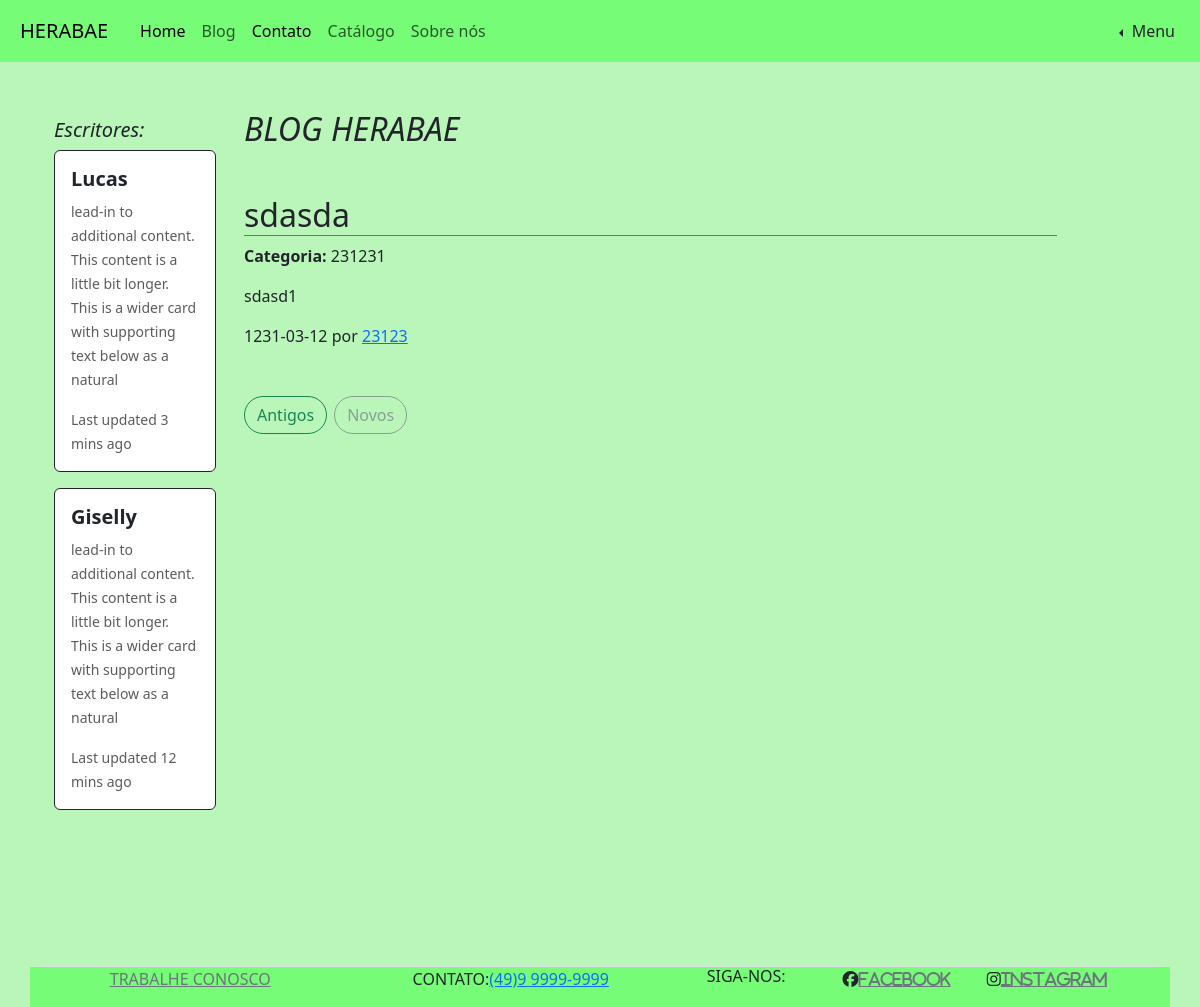
The app's page /php/pages/blog.php (signed in), older data.
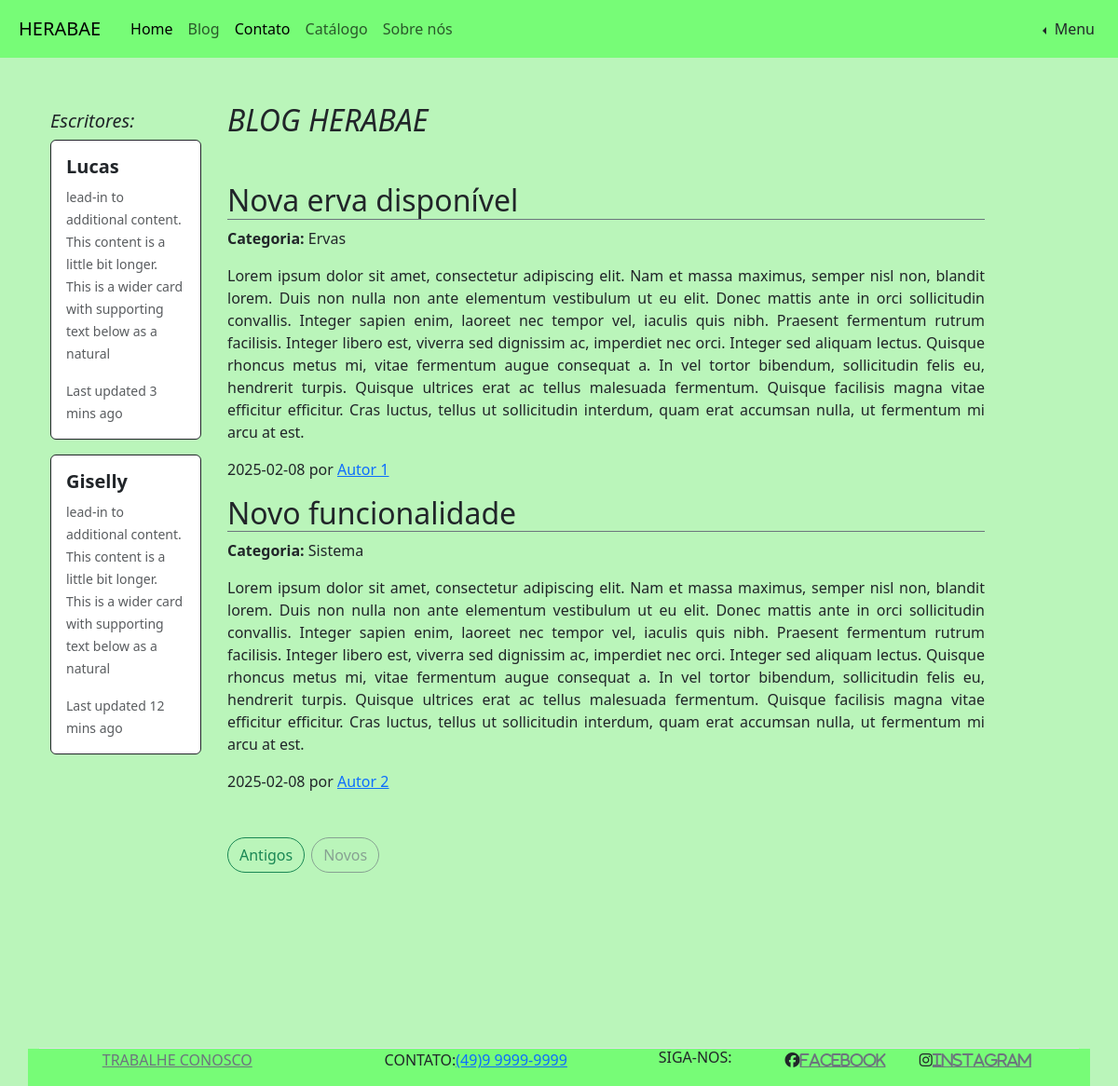
The same page, newer data.
### tables this page shows
CREATE TABLE IF NOT EXISTS `post` (
  `id` int NOT NULL AUTO_INCREMENT,
  `name` varchar(50) NOT NULL DEFAULT '',
  `description` text NOT NULL,
  `date` date NOT NULL,
  `category` varchar(50) NOT NULL DEFAULT '',
  `author` varchar(50) NOT NULL DEFAULT '',
  PRIMARY KEY (`id`)
);

### php/admin/db.class.php (called while the page is built, shortened)
<?php
class db
{
    private $host = "localhost";
    private $user = "root";
    private $password = "";
    private $port = "3306";
    private $table_name;
    private $dbname = "db_site_venda_ervas";
    public function __construct($table_name)
    {
        $this->table_name = $table_name;
    }
    function conn()
    {
        try {
            $conn = new PDO(
                "mysql:host=$this->host;dbname=$this->dbname;port=$this->port",
                $this->user,
                $this->password,
                [
                    PDO::ATTR_ERRMODE,
                    PDO::ERRMODE_EXCEPTION,
                    PDO::MYSQL_ATTR_INIT_COMMAND => " SET NAMES utf8"
                ]
            );
            return $conn;
        } catch (PDOException $e) {
            echo "Erro: " . $e->getMessage();
        }
    }
    public function all($table_name = null)
    {
        $table_name = !empty($table_name) ? $table_name : $this->table_name;
        $conn = $this->conn();
        $sql = "SELECT * FROM $table_name";
        $stmt = $conn->prepare($sql);
        $stmt->execute();
        return $stmt->fetchALL(PDO::FETCH_CLASS);
    }
}

### php/pages/blog.php (the view)
<?php
include "../base/header.php";
include "../admin/db.class.php";
    $db = new db("post");
    $db->checkLogin();
    $posts = $db->all();
    ?>
<div class="container mt-5 mr-4 ml-4">
        <div class="row gap-1">
            <aside class="col-2 mr-0">
                <div class="position-sticky mt-2 top-0">
                    <h2 class="lead fst-italic">Escritores:</h2>
                    <div class="card mb-3 border-dark">
                        <div class="card-body">
                            <h5 class="card-title fw-bold">Lucas</h5>
                            <p class="card-text"><small class="text-body-secondary">
                                    lead-in to additional content. This content is a little bit longer.
                                    This is a wider card with supporting text below as a natural
                                </small>
                            </p>
                            <p class="card-text"><small class="text-muted">Last updated 3 mins ago</small>
                            </p>
                        </div>
                    </div>
                    <div class="card mb-3 border-dark">
                        <div class="card-body">
                            <h5 class="card-title fw-bold">Giselly</h5>
                            <p class="card-text"><small class="text-body-secondary">
                                    lead-in to additional content. This content is a little bit longer.
                                    This is a wider card with supporting text below as a natural
                                </small>
                            </p>
                            <p class="card-text"><small class="text-muted">Last updated 12 mins ago</small>
                            </p>
                        </div>
                    </div>
                </div>
            </aside>
            <div class="col-9">
                <h2 class="pb-4 mb-4 fst-italic border-botton">BLOG HERABAE</h2>
                <?php foreach ($posts as $post): ?>
                <article class="blog-post mb-3">
                    <h2 class="blog-post-title border-bottom border-secondary"><?php echo htmlspecialchars($post->name); ?></h2>
                    <p class="blog-post-category"><strong>Categoria:</strong> <?php echo htmlspecialchars($post->category); ?></p>
                    <p style="text-align:justify"><?php echo nl2br(htmlspecialchars($post->description)); ?></p>
                <p class="blog-post-meta"><?php echo htmlspecialchars($post->date); ?> por <a href="#"><?php echo htmlspecialchars($post->author); ?></a></p>
                </article>
                <?php endforeach; ?>
                <div class="input-group gap-2 mt-5 mb-5">
                    <button class="rounded-5 btn btn-outline-success" href="#">Antigos</button>
                    <button class="rounded-5 btn btn-outline-secondary" disabled href="#">Novos</button>
                </div>
            </div>
        </div>
<?php include "../base/footer.php";?>

Row changes from the older to the newer data that the page shows:
removed post: name "sdasda", category "231231", description "sdasd1", date "1231-03-12", author "23123"
added post: name "Nova erva disponível", category "Ervas", description "Lorem ipsum dolor sit amet, consectetur adipiscing elit. Nam et massa maximus, semper nisl non, blandit lorem. Duis non nulla non ante elementum vestibulum ut eu elit. Donec mattis ante in orci sollicitudin convallis. Integer sapien enim, laoreet nec tempor vel, iaculis quis nibh. Praesent fermentum rutrum facilisis. Integer libero est, viverra sed dignissim ac, imperdiet nec orci. Integer sed aliquam lectus. Quisque rhoncus metus mi, vitae fermentum augue consequat a. In vel tortor bibendum, sollicitudin felis eu, hendrerit turpis. Quisque ultrices erat ac tellus malesuada fermentum. Quisque facilisis magna vitae efficitur efficitur. Cras luctus, tellus ut sollicitudin interdum, quam erat…", date "2025-02-08", author "Autor 1"
added post: name "Novo funcionalidade", category "Sistema", description "Lorem ipsum dolor sit amet, consectetur adipiscing elit. Nam et massa maximus, semper nisl non, blandit lorem. Duis non nulla non ante elementum vestibulum ut eu elit. Donec mattis ante in orci sollicitudin convallis. Integer sapien enim, laoreet nec tempor vel, iaculis quis nibh. Praesent fermentum rutrum facilisis. Integer libero est, viverra sed dignissim ac, imperdiet nec orci. Integer sed aliquam lectus. Quisque rhoncus metus mi, vitae fermentum augue consequat a. In vel tortor bibendum, sollicitudin felis eu, hendrerit turpis. Quisque ultrices erat ac tellus malesuada fermentum. Quisque facilisis magna vitae efficitur efficitur. Cras luctus, tellus ut sollicitudin interdum, quam erat…", date "2025-02-08", author "Autor 2"
